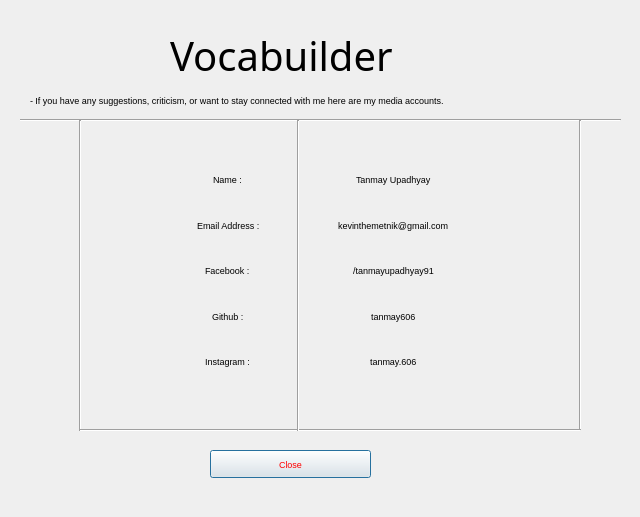
<?xml version="1.0" encoding="UTF-8"?>
<ui version="4.0">
 <class>Dialog</class>
 <widget class="QDialog" name="Dialog">
  <property name="geometry">
   <rect>
    <x>0</x>
    <y>0</y>
    <width>640</width>
    <height>517</height>
   </rect>
  </property>
  <property name="font">
   <font>
    <pointsize>7</pointsize>
   </font>
  </property>
  <property name="windowTitle">
   <string>Dialog</string>
  </property>
  <widget class="QLabel" name="aboutme_banner">
   <property name="geometry">
    <rect>
     <x>170</x>
     <y>20</y>
     <width>321</width>
     <height>71</height>
    </rect>
   </property>
   <property name="font">
    <font>
     <family>Nokia Standard Light</family>
     <pointsize>30</pointsize>
    </font>
   </property>
   <property name="text">
    <string>Vocabuilder</string>
   </property>
  </widget>
  <widget class="Line" name="line">
   <property name="geometry">
    <rect>
     <x>20</x>
     <y>110</y>
     <width>601</width>
     <height>20</height>
    </rect>
   </property>
   <property name="orientation">
    <enum>Qt::Horizontal</enum>
   </property>
  </widget>
  <widget class="QWidget" name="verticalLayoutWidget">
   <property name="geometry">
    <rect>
     <x>90</x>
     <y>160</y>
     <width>201</width>
     <height>221</height>
    </rect>
   </property>
   <layout class="QVBoxLayout" name="verticalLayout">
    <property name="leftMargin">
     <number>77</number>
    </property>
    <item alignment="Qt::AlignHCenter">
     <widget class="QLabel" name="label_3">
      <property name="text">
       <string>Name : </string>
      </property>
     </widget>
    </item>
    <item alignment="Qt::AlignHCenter">
     <widget class="QLabel" name="label_4">
      <property name="text">
       <string>Email Address :</string>
      </property>
     </widget>
    </item>
    <item alignment="Qt::AlignHCenter">
     <widget class="QLabel" name="label_5">
      <property name="text">
       <string>Facebook : </string>
      </property>
     </widget>
    </item>
    <item alignment="Qt::AlignHCenter">
     <widget class="QLabel" name="label_6">
      <property name="text">
       <string>Github : </string>
      </property>
     </widget>
    </item>
    <item alignment="Qt::AlignHCenter">
     <widget class="QLabel" name="label_7">
      <property name="text">
       <string>Instagram : </string>
      </property>
     </widget>
    </item>
   </layout>
  </widget>
  <widget class="QWidget" name="verticalLayoutWidget_2">
   <property name="geometry">
    <rect>
     <x>300</x>
     <y>160</y>
     <width>271</width>
     <height>221</height>
    </rect>
   </property>
   <layout class="QVBoxLayout" name="verticalLayout_2">
    <property name="leftMargin">
     <number>0</number>
    </property>
    <property name="topMargin">
     <number>0</number>
    </property>
    <property name="rightMargin">
     <number>84</number>
    </property>
    <item alignment="Qt::AlignHCenter">
     <widget class="QLabel" name="label_9">
      <property name="text">
       <string>Tanmay Upadhyay</string>
      </property>
     </widget>
    </item>
    <item alignment="Qt::AlignHCenter">
     <widget class="QLabel" name="label_11">
      <property name="text">
       <string>kevinthemetnik@gmail.com</string>
      </property>
     </widget>
    </item>
    <item alignment="Qt::AlignHCenter">
     <widget class="QLabel" name="label_10">
      <property name="text">
       <string>/tanmayupadhyay91</string>
      </property>
     </widget>
    </item>
    <item alignment="Qt::AlignHCenter">
     <widget class="QLabel" name="label_12">
      <property name="text">
       <string>tanmay606</string>
      </property>
     </widget>
    </item>
    <item alignment="Qt::AlignHCenter">
     <widget class="QLabel" name="label_8">
      <property name="text">
       <string>tanmay.606</string>
      </property>
     </widget>
    </item>
   </layout>
  </widget>
  <widget class="QPushButton" name="aboutme_close">
   <property name="geometry">
    <rect>
     <x>210</x>
     <y>450</y>
     <width>161</width>
     <height>28</height>
    </rect>
   </property>
   <property name="styleSheet">
    <string notr="true">color:Red</string>
   </property>
   <property name="text">
    <string>Close</string>
   </property>
  </widget>
  <widget class="QLabel" name="aboutme_explain">
   <property name="geometry">
    <rect>
     <x>30</x>
     <y>70</y>
     <width>611</width>
     <height>61</height>
    </rect>
   </property>
   <property name="text">
    <string>- If you have any suggestions, criticism, or want to stay connected with me here are my media accounts.</string>
   </property>
  </widget>
  <widget class="Line" name="line_2">
   <property name="geometry">
    <rect>
     <x>70</x>
     <y>120</y>
     <width>20</width>
     <height>311</height>
    </rect>
   </property>
   <property name="orientation">
    <enum>Qt::Vertical</enum>
   </property>
  </widget>
  <widget class="Line" name="line_3">
   <property name="geometry">
    <rect>
     <x>570</x>
     <y>120</y>
     <width>20</width>
     <height>311</height>
    </rect>
   </property>
   <property name="orientation">
    <enum>Qt::Vertical</enum>
   </property>
  </widget>
  <widget class="Line" name="line_4">
   <property name="geometry">
    <rect>
     <x>80</x>
     <y>420</y>
     <width>501</width>
     <height>20</height>
    </rect>
   </property>
   <property name="orientation">
    <enum>Qt::Horizontal</enum>
   </property>
  </widget>
  <widget class="Line" name="line_5">
   <property name="geometry">
    <rect>
     <x>290</x>
     <y>120</y>
     <width>16</width>
     <height>311</height>
    </rect>
   </property>
   <property name="orientation">
    <enum>Qt::Vertical</enum>
   </property>
  </widget>
 </widget>
 <resources/>
 <connections/>
</ui>
